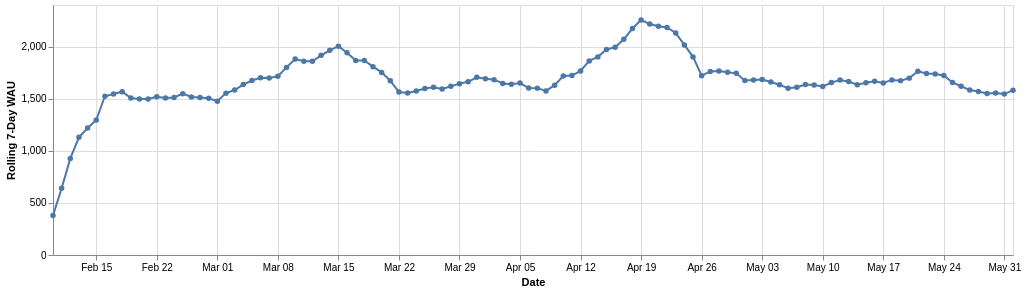

Specify this chart in Vega-Lite:
### Vega-Lite specification from a JSON file in a GitHub repository (floating-point values rounded to 4 significant figures)
{"$schema": "https://vega.github.io/schema/vega-lite/v5.20.1.json", "config": {"view": {"continuousHeight": 300, "continuousWidth": 300}}, "data": {"name": "data-90e3dec91074ee678fdbf106d8428683"}, "datasets": {"data-90e3dec91074ee678fdbf106d8428683": [{"label": "Feb 10", "wau": 379, "week": "2026-02-10T00:00:00"}, {"label": "Feb 11", "wau": 640, "week": "2026-02-11T00:00:00"}, {"label": "Feb 12", "wau": 927, "week": "2026-02-12T00:00:00"}, {"label": "Feb 13", "wau": 1130, "week": "2026-02-13T00:00:00"}, {"label": "Feb 14", "wau": 1219, "week": "2026-02-14T00:00:00"}, {"label": "Feb 15", "wau": 1296, "week": "2026-02-15T00:00:00"}, {"label": "Feb 16", "wau": 1524, "week": "2026-02-16T00:00:00"}, {"label": "Feb 17", "wau": 1545, "week": "2026-02-17T00:00:00"}, {"label": "Feb 18", "wau": 1568, "week": "2026-02-18T00:00:00"}, {"label": "Feb 19", "wau": 1507, "week": "2026-02-19T00:00:00"}, {"label": "Feb 20", "wau": 1498, "week": "2026-02-20T00:00:00"}, {"label": "Feb 21", "wau": 1497, "week": "2026-02-21T00:00:00"}, {"label": "Feb 22", "wau": 1519, "week": "2026-02-22T00:00:00"}, {"label": "Feb 23", "wau": 1508, "week": "2026-02-23T00:00:00"}, {"label": "Feb 24", "wau": 1512, "week": "2026-02-24T00:00:00"}, {"label": "Feb 25", "wau": 1549, "week": "2026-02-25T00:00:00"}, {"label": "Feb 26", "wau": 1517, "week": "2026-02-26T00:00:00"}, {"label": "Feb 27", "wau": 1511, "week": "2026-02-27T00:00:00"}, {"label": "Feb 28", "wau": 1505, "week": "2026-02-28T00:00:00"}, {"label": "Mar 01", "wau": 1477, "week": "2026-03-01T00:00:00"}, {"label": "Mar 02", "wau": 1554, "week": "2026-03-02T00:00:00"}, {"label": "Mar 03", "wau": 1584, "week": "2026-03-03T00:00:00"}, {"label": "Mar 04", "wau": 1636, "week": "2026-03-04T00:00:00"}, {"label": "Mar 05", "wau": 1675, "week": "2026-03-05T00:00:00"}, {"label": "Mar 06", "wau": 1702, "week": "2026-03-06T00:00:00"}, {"label": "Mar 07", "wau": 1700, "week": "2026-03-07T00:00:00"}, {"label": "Mar 08", "wau": 1716, "week": "2026-03-08T00:00:00"}, {"label": "Mar 09", "wau": 1801, "week": "2026-03-09T00:00:00"}, {"label": "Mar 10", "wau": 1881, "week": "2026-03-10T00:00:00"}, {"label": "Mar 11", "wau": 1860, "week": "2026-03-11T00:00:00"}, {"label": "Mar 12", "wau": 1859, "week": "2026-03-12T00:00:00"}, {"label": "Mar 13", "wau": 1917, "week": "2026-03-13T00:00:00"}, {"label": "Mar 14", "wau": 1965, "week": "2026-03-14T00:00:00"}, {"label": "Mar 15", "wau": 2005, "week": "2026-03-15T00:00:00"}, {"label": "Mar 16", "wau": 1941, "week": "2026-03-16T00:00:00"}, {"label": "Mar 17", "wau": 1868, "week": "2026-03-17T00:00:00"}, {"label": "Mar 18", "wau": 1868, "week": "2026-03-18T00:00:00"}, {"label": "Mar 19", "wau": 1808, "week": "2026-03-19T00:00:00"}, {"label": "Mar 20", "wau": 1753, "week": "2026-03-20T00:00:00"}, {"label": "Mar 21", "wau": 1673, "week": "2026-03-21T00:00:00"}, {"label": "Mar 22", "wau": 1564, "week": "2026-03-22T00:00:00"}, {"label": "Mar 23", "wau": 1556, "week": "2026-03-23T00:00:00"}, {"label": "Mar 24", "wau": 1574, "week": "2026-03-24T00:00:00"}, {"label": "Mar 25", "wau": 1599, "week": "2026-03-25T00:00:00"}, {"label": "Mar 26", "wau": 1610, "week": "2026-03-26T00:00:00"}, {"label": "Mar 27", "wau": 1593, "week": "2026-03-27T00:00:00"}, {"label": "Mar 28", "wau": 1620, "week": "2026-03-28T00:00:00"}, {"label": "Mar 29", "wau": 1645, "week": "2026-03-29T00:00:00"}, {"label": "Mar 30", "wau": 1663, "week": "2026-03-30T00:00:00"}, {"label": "Mar 31", "wau": 1706, "week": "2026-03-31T00:00:00"}, {"label": "Apr 01", "wau": 1692, "week": "2026-04-01T00:00:00"}, {"label": "Apr 02", "wau": 1683, "week": "2026-04-02T00:00:00"}, {"label": "Apr 03", "wau": 1647, "week": "2026-04-03T00:00:00"}, {"label": "Apr 04", "wau": 1639, "week": "2026-04-04T00:00:00"}, {"label": "Apr 05", "wau": 1651, "week": "2026-04-05T00:00:00"}, {"label": "Apr 06", "wau": 1603, "week": "2026-04-06T00:00:00"}, {"label": "Apr 07", "wau": 1602, "week": "2026-04-07T00:00:00"}, {"label": "Apr 08", "wau": 1575, "week": "2026-04-08T00:00:00"}, {"label": "Apr 09", "wau": 1630, "week": "2026-04-09T00:00:00"}, {"label": "Apr 10", "wau": 1718, "week": "2026-04-10T00:00:00"}, {"label": "Apr 11", "wau": 1723, "week": "2026-04-11T00:00:00"}, {"label": "Apr 12", "wau": 1767, "week": "2026-04-12T00:00:00"}, {"label": "Apr 13", "wau": 1863, "week": "2026-04-13T00:00:00"}, {"label": "Apr 14", "wau": 1902, "week": "2026-04-14T00:00:00"}, {"label": "Apr 15", "wau": 1973, "week": "2026-04-15T00:00:00"}, {"label": "Apr 16", "wau": 1995, "week": "2026-04-16T00:00:00"}, {"label": "Apr 17", "wau": 2071, "week": "2026-04-17T00:00:00"}, {"label": "Apr 18", "wau": 2174, "week": "2026-04-18T00:00:00"}, {"label": "Apr 19", "wau": 2256, "week": "2026-04-19T00:00:00"}, {"label": "Apr 20", "wau": 2218, "week": "2026-04-20T00:00:00"}, {"label": "Apr 21", "wau": 2197, "week": "2026-04-21T00:00:00"}, {"label": "Apr 22", "wau": 2185, "week": "2026-04-22T00:00:00"}, {"label": "Apr 23", "wau": 2132, "week": "2026-04-23T00:00:00"}, {"label": "Apr 24", "wau": 2017, "week": "2026-04-24T00:00:00"}, {"label": "Apr 25", "wau": 1902, "week": "2026-04-25T00:00:00"}, {"label": "Apr 26", "wau": 1722, "week": "2026-04-26T00:00:00"}, {"label": "Apr 27", "wau": 1762, "week": "2026-04-27T00:00:00"}, {"label": "Apr 28", "wau": 1767, "week": "2026-04-28T00:00:00"}, {"label": "Apr 29", "wau": 1755, "week": "2026-04-29T00:00:00"}, {"label": "Apr 30", "wau": 1744, "week": "2026-04-30T00:00:00"}, {"label": "May 01", "wau": 1675, "week": "2026-05-01T00:00:00"}, {"label": "May 02", "wau": 1679, "week": "2026-05-02T00:00:00"}, {"label": "May 03", "wau": 1684, "week": "2026-05-03T00:00:00"}, {"label": "May 04", "wau": 1661, "week": "2026-05-04T00:00:00"}, {"label": "May 05", "wau": 1634, "week": "2026-05-05T00:00:00"}, {"label": "May 06", "wau": 1600, "week": "2026-05-06T00:00:00"}, {"label": "May 07", "wau": 1611, "week": "2026-05-07T00:00:00"}, {"label": "May 08", "wau": 1637, "week": "2026-05-08T00:00:00"}, {"label": "May 09", "wau": 1633, "week": "2026-05-09T00:00:00"}, {"label": "May 10", "wau": 1618, "week": "2026-05-10T00:00:00"}, {"label": "May 11", "wau": 1655, "week": "2026-05-11T00:00:00"}, {"label": "May 12", "wau": 1679, "week": "2026-05-12T00:00:00"}, {"label": "May 13", "wau": 1665, "week": "2026-05-13T00:00:00"}, {"label": "May 14", "wau": 1634, "week": "2026-05-14T00:00:00"}, {"label": "May 15", "wau": 1653, "week": "2026-05-15T00:00:00"}, {"label": "May 16", "wau": 1668, "week": "2026-05-16T00:00:00"}, {"label": "May 17", "wau": 1651, "week": "2026-05-17T00:00:00"}, {"label": "May 18", "wau": 1681, "week": "2026-05-18T00:00:00"}, {"label": "May 19", "wau": 1674, "week": "2026-05-19T00:00:00"}, {"label": "May 20", "wau": 1698, "week": "2026-05-20T00:00:00"}, {"label": "May 21", "wau": 1764, "week": "2026-05-21T00:00:00"}, {"label": "May 22", "wau": 1743, "week": "2026-05-22T00:00:00"}, {"label": "May 23", "wau": 1738, "week": "2026-05-23T00:00:00"}, {"label": "May 24", "wau": 1724, "week": "2026-05-24T00:00:00"}, {"label": "May 25", "wau": 1656, "week": "2026-05-25T00:00:00"}, {"label": "May 26", "wau": 1620, "week": "2026-05-26T00:00:00"}, {"label": "May 27", "wau": 1583, "week": "2026-05-27T00:00:00"}, {"label": "May 28", "wau": 1569, "week": "2026-05-28T00:00:00"}, {"label": "May 29", "wau": 1551, "week": "2026-05-29T00:00:00"}, {"label": "May 30", "wau": 1555, "week": "2026-05-30T00:00:00"}, {"label": "May 31", "wau": 1545, "week": "2026-05-31T00:00:00"}, {"label": "Jun 01", "wau": 1582, "week": "2026-06-01T00:00:00"}]}, "encoding": {"tooltip": [{"field": "week", "format": "%b %d", "title": "Date", "type": "temporal"}, {"field": "wau", "title": "Rolling 7-Day WAU", "type": "quantitative"}], "x": {"axis": {"format": "%b %d"}, "field": "week", "title": "Date", "type": "temporal"}, "y": {"field": "wau", "scale": {"zero": true}, "title": "Rolling 7-Day WAU", "type": "quantitative"}}, "height": 250, "mark": {"color": "#4C78A8", "point": true, "strokeWidth": 2, "type": "line"}, "usermeta": {"embedOptions": {}}, "width": 960}
